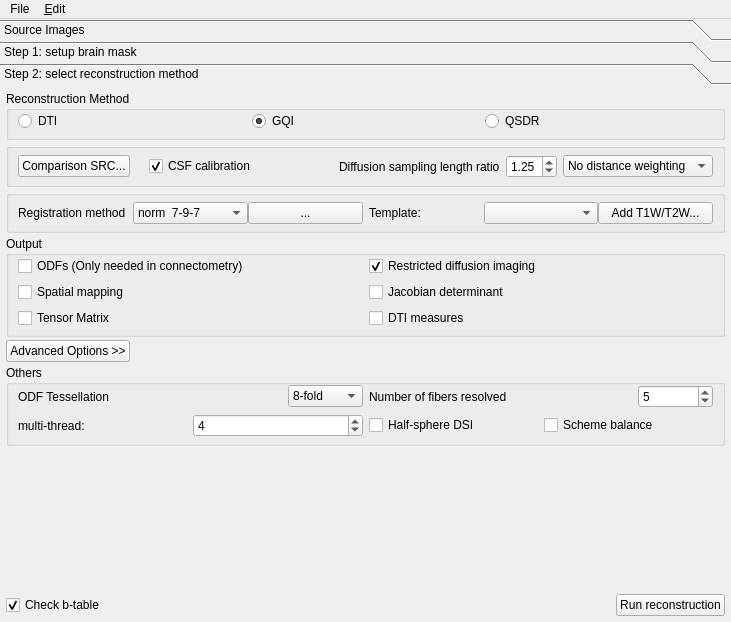
<?xml version="1.0" encoding="UTF-8"?>
<ui version="4.0">
 <class>reconstruction_window</class>
 <widget class="QMainWindow" name="reconstruction_window">
  <property name="geometry">
   <rect>
    <x>0</x>
    <y>0</y>
    <width>731</width>
    <height>622</height>
   </rect>
  </property>
  <property name="sizePolicy">
   <sizepolicy hsizetype="Preferred" vsizetype="Preferred">
    <horstretch>0</horstretch>
    <verstretch>0</verstretch>
   </sizepolicy>
  </property>
  <property name="minimumSize">
   <size>
    <width>550</width>
    <height>430</height>
   </size>
  </property>
  <property name="font">
   <font>
    <family>Arial</family>
   </font>
  </property>
  <property name="windowTitle">
   <string>Reconstruction</string>
  </property>
  <widget class="QWidget" name="centralwidget">
   <layout class="QVBoxLayout" name="verticalLayout">
    <property name="spacing">
     <number>0</number>
    </property>
    <property name="leftMargin">
     <number>0</number>
    </property>
    <property name="topMargin">
     <number>0</number>
    </property>
    <property name="rightMargin">
     <number>0</number>
    </property>
    <property name="bottomMargin">
     <number>0</number>
    </property>
    <item>
     <widget class="QToolBox" name="toolBox">
      <property name="currentIndex">
       <number>2</number>
      </property>
      <property name="tabSpacing">
       <number>0</number>
      </property>
      <widget class="QWidget" name="source_page">
       <property name="geometry">
        <rect>
         <x>0</x>
         <y>0</y>
         <width>731</width>
         <height>535</height>
        </rect>
       </property>
       <attribute name="label">
        <string>Source Images</string>
       </attribute>
       <layout class="QHBoxLayout" name="horizontalLayout_25">
        <item>
         <widget class="QSplitter" name="splitter">
          <property name="orientation">
           <enum>Qt::Horizontal</enum>
          </property>
          <widget class="QWidget" name="widget_2" native="true">
           <layout class="QVBoxLayout" name="verticalLayout_4">
            <property name="spacing">
             <number>0</number>
            </property>
            <property name="leftMargin">
             <number>0</number>
            </property>
            <property name="topMargin">
             <number>0</number>
            </property>
            <property name="rightMargin">
             <number>0</number>
            </property>
            <property name="bottomMargin">
             <number>0</number>
            </property>
            <item>
             <layout class="QVBoxLayout" name="verticalLayout_8">
              <property name="spacing">
               <number>6</number>
              </property>
              <item>
               <layout class="QHBoxLayout" name="horizontalLayout_21">
                <property name="spacing">
                 <number>0</number>
                </property>
                <item>
                 <widget class="QPushButton" name="delete_2">
                  <property name="sizePolicy">
                   <sizepolicy hsizetype="Maximum" vsizetype="Fixed">
                    <horstretch>0</horstretch>
                    <verstretch>0</verstretch>
                   </sizepolicy>
                  </property>
                  <property name="maximumSize">
                   <size>
                    <width>16777215</width>
                    <height>16777215</height>
                   </size>
                  </property>
                  <property name="text">
                   <string>Remove selected DWI</string>
                  </property>
                  <property name="icon">
                   <iconset resource="../icons.qrc">
                    <normaloff>:/icons/icons/delete.xpm</normaloff>:/icons/icons/delete.xpm</iconset>
                  </property>
                 </widget>
                </item>
                <item>
                 <widget class="QPushButton" name="motion_correction">
                  <property name="sizePolicy">
                   <sizepolicy hsizetype="Maximum" vsizetype="Fixed">
                    <horstretch>0</horstretch>
                    <verstretch>0</verstretch>
                   </sizepolicy>
                  </property>
                  <property name="maximumSize">
                   <size>
                    <width>16777215</width>
                    <height>16777215</height>
                   </size>
                  </property>
                  <property name="text">
                   <string>Motion/Eddy Correction</string>
                  </property>
                 </widget>
                </item>
                <item>
                 <spacer name="horizontalSpacer_8">
                  <property name="orientation">
                   <enum>Qt::Horizontal</enum>
                  </property>
                  <property name="sizeHint" stdset="0">
                   <size>
                    <width>40</width>
                    <height>20</height>
                   </size>
                  </property>
                 </spacer>
                </item>
               </layout>
              </item>
              <item>
               <widget class="QWidget" name="widget_3" native="true">
                <property name="minimumSize">
                 <size>
                  <width>0</width>
                  <height>0</height>
                 </size>
                </property>
                <layout class="QVBoxLayout" name="verticalLayout_11">
                 <property name="spacing">
                  <number>0</number>
                 </property>
                 <property name="leftMargin">
                  <number>0</number>
                 </property>
                 <property name="topMargin">
                  <number>0</number>
                 </property>
                 <property name="rightMargin">
                  <number>0</number>
                 </property>
                 <property name="bottomMargin">
                  <number>0</number>
                 </property>
                 <item>
                  <widget class="QSplitter" name="splitter_2">
                   <property name="orientation">
                    <enum>Qt::Vertical</enum>
                   </property>
                   <widget class="QTableWidget" name="b_table">
                    <property name="selectionMode">
                     <enum>QAbstractItemView::SingleSelection</enum>
                    </property>
                    <property name="selectionBehavior">
                     <enum>QAbstractItemView::SelectRows</enum>
                    </property>
                    <column>
                     <property name="text">
                      <string>b value</string>
                     </property>
                    </column>
                    <column>
                     <property name="text">
                      <string>bx</string>
                     </property>
                    </column>
                    <column>
                     <property name="text">
                      <string>by</string>
                     </property>
                    </column>
                    <column>
                     <property name="text">
                      <string>bz</string>
                     </property>
                    </column>
                   </widget>
                   <widget class="QTextBrowser" name="report">
                    <property name="sizePolicy">
                     <sizepolicy hsizetype="Preferred" vsizetype="Preferred">
                      <horstretch>0</horstretch>
                      <verstretch>0</verstretch>
                     </sizepolicy>
                    </property>
                   </widget>
                  </widget>
                 </item>
                </layout>
               </widget>
              </item>
             </layout>
            </item>
           </layout>
          </widget>
          <widget class="QWidget" name="source_widget" native="true">
           <layout class="QVBoxLayout" name="verticalLayout_6">
            <property name="spacing">
             <number>0</number>
            </property>
            <property name="leftMargin">
             <number>0</number>
            </property>
            <property name="topMargin">
             <number>0</number>
            </property>
            <property name="rightMargin">
             <number>0</number>
            </property>
            <property name="bottomMargin">
             <number>0</number>
            </property>
            <item>
             <layout class="QHBoxLayout" name="horizontalLayout_11">
              <property name="spacing">
               <number>0</number>
              </property>
              <item>
               <widget class="QPushButton" name="zoom_in">
                <property name="minimumSize">
                 <size>
                  <width>24</width>
                  <height>0</height>
                 </size>
                </property>
                <property name="text">
                 <string/>
                </property>
                <property name="icon">
                 <iconset resource="../icons.qrc">
                  <normaloff>:/icons/icons/up.xpm</normaloff>:/icons/icons/up.xpm</iconset>
                </property>
               </widget>
              </item>
              <item>
               <widget class="QPushButton" name="zoom_out">
                <property name="minimumSize">
                 <size>
                  <width>24</width>
                  <height>0</height>
                 </size>
                </property>
                <property name="text">
                 <string/>
                </property>
                <property name="icon">
                 <iconset resource="../icons.qrc">
                  <normaloff>:/icons/icons/down.xpm</normaloff>:/icons/icons/down.xpm</iconset>
                </property>
               </widget>
              </item>
              <item>
               <spacer name="horizontalSpacer_4">
                <property name="orientation">
                 <enum>Qt::Horizontal</enum>
                </property>
                <property name="sizeHint" stdset="0">
                 <size>
                  <width>40</width>
                  <height>20</height>
                 </size>
                </property>
               </spacer>
              </item>
              <item>
               <widget class="QLabel" name="label_13">
                <property name="text">
                 <string>min</string>
                </property>
               </widget>
              </item>
              <item>
               <widget class="QDoubleSpinBox" name="min_value"/>
              </item>
              <item>
               <widget class="QDoubleSpinBox" name="max_value"/>
              </item>
              <item>
               <widget class="QLabel" name="label_14">
                <property name="text">
                 <string>max</string>
                </property>
               </widget>
              </item>
             </layout>
            </item>
            <item>
             <widget class="QGraphicsView" name="view_source"/>
            </item>
            <item>
             <widget class="QSlider" name="z_pos">
              <property name="orientation">
               <enum>Qt::Horizontal</enum>
              </property>
             </widget>
            </item>
           </layout>
          </widget>
         </widget>
        </item>
       </layout>
      </widget>
      <widget class="QWidget" name="page_3">
       <property name="geometry">
        <rect>
         <x>0</x>
         <y>0</y>
         <width>731</width>
         <height>535</height>
        </rect>
       </property>
       <attribute name="label">
        <string>Step 1: setup brain mask</string>
       </attribute>
       <layout class="QGridLayout" name="gridLayout_2">
        <item row="0" column="0">
         <layout class="QVBoxLayout" name="verticalLayout_5">
          <item>
           <layout class="QVBoxLayout" name="verticalLayout_3">
            <item>
             <layout class="QGridLayout" name="gridLayout">
              <property name="spacing">
               <number>0</number>
              </property>
              <item row="0" column="3">
               <widget class="QPushButton" name="dilation">
                <property name="text">
                 <string>Dilation</string>
                </property>
               </widget>
              </item>
              <item row="0" column="8">
               <spacer name="horizontalSpacer_2">
                <property name="orientation">
                 <enum>Qt::Horizontal</enum>
                </property>
                <property name="sizeHint" stdset="0">
                 <size>
                  <width>40</width>
                  <height>20</height>
                 </size>
                </property>
               </spacer>
              </item>
              <item row="0" column="0">
               <widget class="QPushButton" name="load_mask">
                <property name="text">
                 <string>Open...</string>
                </property>
                <property name="icon">
                 <iconset resource="../icons.qrc">
                  <normaloff>:/icons/icons/open.xpm</normaloff>:/icons/icons/open.xpm</iconset>
                </property>
               </widget>
              </item>
              <item row="0" column="2">
               <widget class="QPushButton" name="thresholding">
                <property name="text">
                 <string>Thresholding</string>
                </property>
               </widget>
              </item>
              <item row="1" column="1">
               <widget class="QPushButton" name="defragment">
                <property name="text">
                 <string>Defragment</string>
                </property>
               </widget>
              </item>
              <item row="1" column="2">
               <widget class="QPushButton" name="remove_background">
                <property name="text">
                 <string>Remove background</string>
                </property>
               </widget>
              </item>
              <item row="0" column="1">
               <widget class="QPushButton" name="smoothing">
                <property name="text">
                 <string>Smoothing</string>
                </property>
               </widget>
              </item>
              <item row="1" column="0">
               <widget class="QPushButton" name="save_mask">
                <property name="text">
                 <string>Save...</string>
                </property>
                <property name="icon">
                 <iconset resource="../icons.qrc">
                  <normaloff>:/icons/icons/save.xpm</normaloff>:/icons/icons/save.xpm</iconset>
                </property>
               </widget>
              </item>
              <item row="1" column="3">
               <widget class="QPushButton" name="erosion">
                <property name="text">
                 <string>Erosion</string>
                </property>
               </widget>
              </item>
              <item row="0" column="4">
               <widget class="QPushButton" name="negate">
                <property name="text">
                 <string>Negate</string>
                </property>
               </widget>
              </item>
             </layout>
            </item>
            <item>
             <widget class="QGraphicsView" name="graphicsView"/>
            </item>
            <item>
             <widget class="QSlider" name="SlicePos">
              <property name="orientation">
               <enum>Qt::Horizontal</enum>
              </property>
             </widget>
            </item>
           </layout>
          </item>
         </layout>
        </item>
       </layout>
      </widget>
      <widget class="QWidget" name="page">
       <property name="geometry">
        <rect>
         <x>0</x>
         <y>0</y>
         <width>731</width>
         <height>535</height>
        </rect>
       </property>
       <property name="minimumSize">
        <size>
         <width>0</width>
         <height>0</height>
        </size>
       </property>
       <attribute name="label">
        <string>Step 2: select reconstruction method</string>
       </attribute>
       <layout class="QVBoxLayout" name="verticalLayout_2">
        <property name="spacing">
         <number>3</number>
        </property>
        <property name="leftMargin">
         <number>6</number>
        </property>
        <property name="topMargin">
         <number>6</number>
        </property>
        <property name="rightMargin">
         <number>6</number>
        </property>
        <property name="bottomMargin">
         <number>6</number>
        </property>
        <item>
         <widget class="QGroupBox" name="groupBox">
          <property name="title">
           <string>Reconstruction Method</string>
          </property>
          <layout class="QHBoxLayout" name="horizontalLayout_2">
           <property name="topMargin">
            <number>0</number>
           </property>
           <property name="bottomMargin">
            <number>6</number>
           </property>
           <item>
            <widget class="QRadioButton" name="DTI">
             <property name="text">
              <string>DTI</string>
             </property>
             <property name="checked">
              <bool>false</bool>
             </property>
            </widget>
           </item>
           <item>
            <widget class="QRadioButton" name="GQI">
             <property name="text">
              <string>GQI</string>
             </property>
             <property name="checked">
              <bool>true</bool>
             </property>
            </widget>
           </item>
           <item>
            <widget class="QRadioButton" name="QSDR">
             <property name="enabled">
              <bool>true</bool>
             </property>
             <property name="text">
              <string>QSDR</string>
             </property>
            </widget>
           </item>
          </layout>
         </widget>
        </item>
        <item>
         <widget class="QGroupBox" name="GQIOption_2">
          <layout class="QHBoxLayout" name="GQIOption">
           <property name="topMargin">
            <number>6</number>
           </property>
           <property name="bottomMargin">
            <number>6</number>
           </property>
           <item>
            <widget class="QPushButton" name="open_ddi_study_src">
             <property name="text">
              <string>Comparison SRC...</string>
             </property>
            </widget>
           </item>
           <item>
            <widget class="QLabel" name="ddi_file">
             <property name="text">
              <string/>
             </property>
            </widget>
           </item>
           <item>
            <widget class="QCheckBox" name="csf_calibration">
             <property name="text">
              <string>CSF calibration</string>
             </property>
             <property name="checked">
              <bool>true</bool>
             </property>
            </widget>
           </item>
           <item>
            <spacer name="horizontalSpacer_9">
             <property name="orientation">
              <enum>Qt::Horizontal</enum>
             </property>
             <property name="sizeHint" stdset="0">
              <size>
               <width>40</width>
               <height>20</height>
              </size>
             </property>
            </spacer>
           </item>
           <item>
            <widget class="QLabel" name="label_7">
             <property name="text">
              <string>Diffusion sampling length ratio</string>
             </property>
            </widget>
           </item>
           <item>
            <widget class="QDoubleSpinBox" name="diffusion_sampling">
             <property name="maximumSize">
              <size>
               <width>75</width>
               <height>16777215</height>
              </size>
             </property>
             <property name="decimals">
              <number>2</number>
             </property>
             <property name="minimum">
              <double>0.050000000000000</double>
             </property>
             <property name="maximum">
              <double>3.000000000000000</double>
             </property>
             <property name="singleStep">
              <double>0.050000000000000</double>
             </property>
             <property name="value">
              <double>1.250000000000000</double>
             </property>
            </widget>
           </item>
           <item>
            <widget class="QComboBox" name="ODFDef">
             <property name="maximumSize">
              <size>
               <width>150</width>
               <height>16777215</height>
              </size>
             </property>
             <item>
              <property name="text">
               <string>No distance weighting</string>
              </property>
             </item>
             <item>
              <property name="text">
               <string>r-squared weighted</string>
              </property>
             </item>
            </widget>
           </item>
          </layout>
         </widget>
        </item>
        <item>
         <widget class="QGroupBox" name="ResolutionBox">
          <property name="title">
           <string/>
          </property>
          <layout class="QHBoxLayout" name="horizontalLayout_7">
           <property name="topMargin">
            <number>6</number>
           </property>
           <property name="bottomMargin">
            <number>6</number>
           </property>
           <item>
            <layout class="QHBoxLayout" name="horizontalLayout_10">
             <property name="spacing">
              <number>0</number>
             </property>
             <item>
              <widget class="QLabel" name="label_15">
               <property name="text">
                <string>Registration method</string>
               </property>
              </widget>
             </item>
             <item>
              <widget class="QComboBox" name="reg_method">
               <property name="sizePolicy">
                <sizepolicy hsizetype="Preferred" vsizetype="Preferred">
                 <horstretch>0</horstretch>
                 <verstretch>0</verstretch>
                </sizepolicy>
               </property>
               <item>
                <property name="text">
                 <string>norm  7-9-7</string>
                </property>
               </item>
               <item>
                <property name="text">
                 <string>norm 14-18-14</string>
                </property>
               </item>
               <item>
                <property name="text">
                 <string>norm 21-27-21</string>
                </property>
               </item>
               <item>
                <property name="text">
                 <string>CDM</string>
                </property>
               </item>
               <item>
                <property name="text">
                 <string>T1W-CDM</string>
                </property>
               </item>
              </widget>
             </item>
             <item>
              <widget class="QPushButton" name="manual_reg">
               <property name="sizePolicy">
                <sizepolicy hsizetype="Minimum" vsizetype="Fixed">
                 <horstretch>0</horstretch>
                 <verstretch>0</verstretch>
                </sizepolicy>
               </property>
               <property name="minimumSize">
                <size>
                 <width>0</width>
                 <height>0</height>
                </size>
               </property>
               <property name="maximumSize">
                <size>
                 <width>16777215</width>
                 <height>16777215</height>
                </size>
               </property>
               <property name="text">
                <string>...</string>
               </property>
              </widget>
             </item>
            </layout>
           </item>
           <item>
            <layout class="QHBoxLayout" name="horizontalLayout_8">
             <property name="spacing">
              <number>0</number>
             </property>
             <item>
              <widget class="QLabel" name="label_8">
               <property name="text">
                <string>Template:</string>
               </property>
              </widget>
             </item>
             <item>
              <widget class="QComboBox" name="template_box"/>
             </item>
             <item>
              <widget class="QPushButton" name="add_t1t2">
               <property name="sizePolicy">
                <sizepolicy hsizetype="Minimum" vsizetype="Fixed">
                 <horstretch>0</horstretch>
                 <verstretch>0</verstretch>
                </sizepolicy>
               </property>
               <property name="text">
                <string>Add T1W/T2W...</string>
               </property>
              </widget>
             </item>
            </layout>
           </item>
          </layout>
         </widget>
        </item>
        <item>
         <widget class="QGroupBox" name="Output">
          <property name="title">
           <string>Output</string>
          </property>
          <layout class="QGridLayout" name="gridLayout_3">
           <property name="topMargin">
            <number>0</number>
           </property>
           <property name="bottomMargin">
            <number>6</number>
           </property>
           <item row="4" column="0">
            <widget class="QCheckBox" name="output_tensor">
             <property name="text">
              <string>Tensor Matrix</string>
             </property>
            </widget>
           </item>
           <item row="1" column="1">
            <widget class="QCheckBox" name="rdi">
             <property name="text">
              <string>Restricted diffusion imaging</string>
             </property>
             <property name="checked">
              <bool>true</bool>
             </property>
            </widget>
           </item>
           <item row="3" column="0">
            <widget class="QCheckBox" name="output_mapping">
             <property name="text">
              <string>Spatial mapping</string>
             </property>
            </widget>
           </item>
           <item row="1" column="0">
            <widget class="QCheckBox" name="RecordODF">
             <property name="text">
              <string>ODFs (Only needed in connectometry)</string>
             </property>
            </widget>
           </item>
           <item row="3" column="1">
            <widget class="QCheckBox" name="output_jacobian">
             <property name="text">
              <string>Jacobian determinant</string>
             </property>
            </widget>
           </item>
           <item row="4" column="1">
            <widget class="QCheckBox" name="output_diffusivity">
             <property name="text">
              <string>DTI measures</string>
             </property>
            </widget>
           </item>
          </layout>
         </widget>
        </item>
        <item>
         <layout class="QHBoxLayout" name="horizontalLayout_19">
          <item>
           <widget class="QPushButton" name="AdvancedOptions">
            <property name="text">
             <string>Advanced Options &gt;&gt;</string>
            </property>
           </widget>
          </item>
          <item>
           <spacer name="horizontalSpacer_6">
            <property name="orientation">
             <enum>Qt::Horizontal</enum>
            </property>
            <property name="sizeHint" stdset="0">
             <size>
              <width>40</width>
              <height>20</height>
             </size>
            </property>
           </spacer>
          </item>
         </layout>
        </item>
        <item>
         <widget class="QWidget" name="AdvancedWidget" native="true">
          <property name="sizePolicy">
           <sizepolicy hsizetype="Preferred" vsizetype="Minimum">
            <horstretch>0</horstretch>
            <verstretch>0</verstretch>
           </sizepolicy>
          </property>
          <layout class="QVBoxLayout" name="verticalLayout_7">
           <property name="spacing">
            <number>0</number>
           </property>
           <property name="leftMargin">
            <number>0</number>
           </property>
           <property name="topMargin">
            <number>0</number>
           </property>
           <property name="rightMargin">
            <number>0</number>
           </property>
           <property name="bottomMargin">
            <number>0</number>
           </property>
           <item>
            <widget class="QGroupBox" name="ODFOption">
             <property name="title">
              <string>Others</string>
             </property>
             <layout class="QVBoxLayout" name="verticalLayout_9">
              <property name="topMargin">
               <number>0</number>
              </property>
              <property name="bottomMargin">
               <number>6</number>
              </property>
              <item>
               <layout class="QHBoxLayout" name="horizontalLayout_17">
                <property name="rightMargin">
                 <number>0</number>
                </property>
                <item>
                 <layout class="QHBoxLayout" name="horizontalLayout_3">
                  <item>
                   <widget class="QLabel" name="label_2">
                    <property name="text">
                     <string>ODF Tessellation</string>
                    </property>
                   </widget>
                  </item>
                  <item>
                   <widget class="QComboBox" name="ODFDim">
                    <property name="maximumSize">
                     <size>
                      <width>75</width>
                      <height>16777215</height>
                     </size>
                    </property>
                    <property name="currentIndex">
                     <number>3</number>
                    </property>
                    <item>
                     <property name="text">
                      <string>4-fold</string>
                     </property>
                    </item>
                    <item>
                     <property name="text">
                      <string>5-fold</string>
                     </property>
                    </item>
                    <item>
                     <property name="text">
                      <string>6-fold</string>
                     </property>
                    </item>
                    <item>
                     <property name="text">
                      <string>8-fold</string>
                     </property>
                    </item>
                    <item>
                     <property name="text">
                      <string>10-fold</string>
                     </property>
                    </item>
                    <item>
                     <property name="text">
                      <string>12-fold</string>
                     </property>
                    </item>
                    <item>
                     <property name="text">
                      <string>16-fold</string>
                     </property>
                    </item>
                    <item>
                     <property name="text">
                      <string>20-fold</string>
                     </property>
                    </item>
                   </widget>
                  </item>
                 </layout>
                </item>
                <item>
                 <layout class="QHBoxLayout" name="horizontalLayout_6">
                  <item>
                   <widget class="QLabel" name="label_3">
                    <property name="text">
                     <string>Number of fibers resolved</string>
                    </property>
                   </widget>
                  </item>
                  <item>
                   <widget class="QSpinBox" name="NumOfFibers">
                    <property name="maximumSize">
                     <size>
                      <width>75</width>
                      <height>16777215</height>
                     </size>
                    </property>
                    <property name="minimum">
                     <number>1</number>
                    </property>
                    <property name="maximum">
                     <number>10</number>
                    </property>
                    <property name="value">
                     <number>5</number>
                    </property>
                   </widget>
                  </item>
                 </layout>
                </item>
               </layout>
              </item>
              <item>
               <layout class="QHBoxLayout" name="horizontalLayout_18">
                <property name="bottomMargin">
                 <number>0</number>
                </property>
                <item>
                 <widget class="QLabel" name="label_9">
                  <property name="text">
                   <string>multi-thread:</string>
                  </property>
                 </widget>
                </item>
                <item>
                 <widget class="QSpinBox" name="ThreadCount">
                  <property name="minimum">
                   <number>1</number>
                  </property>
                  <property name="maximum">
                   <number>128</number>
                  </property>
                  <property name="value">
                   <number>4</number>
                  </property>
                 </widget>
                </item>
                <item>
                 <widget class="QCheckBox" name="half_sphere">
                  <property name="text">
                   <string>Half-sphere DSI</string>
                  </property>
                 </widget>
                </item>
                <item>
                 <widget class="QCheckBox" name="scheme_balance">
                  <property name="text">
                   <string>Scheme balance</string>
                  </property>
                 </widget>
                </item>
               </layout>
              </item>
             </layout>
            </widget>
           </item>
          </layout>
         </widget>
        </item>
        <item>
         <spacer name="verticalSpacer">
          <property name="orientation">
           <enum>Qt::Vertical</enum>
          </property>
          <property name="sizeType">
           <enum>QSizePolicy::Expanding</enum>
          </property>
          <property name="sizeHint" stdset="0">
           <size>
            <width>20</width>
            <height>40</height>
           </size>
          </property>
         </spacer>
        </item>
        <item>
         <widget class="QWidget" name="widget" native="true">
          <property name="sizePolicy">
           <sizepolicy hsizetype="Preferred" vsizetype="Maximum">
            <horstretch>0</horstretch>
            <verstretch>0</verstretch>
           </sizepolicy>
          </property>
          <layout class="QHBoxLayout" name="horizontalLayout_20">
           <property name="spacing">
            <number>0</number>
           </property>
           <property name="leftMargin">
            <number>0</number>
           </property>
           <property name="topMargin">
            <number>0</number>
           </property>
           <property name="rightMargin">
            <number>0</number>
           </property>
           <property name="bottomMargin">
            <number>0</number>
           </property>
           <item>
            <widget class="QCheckBox" name="check_btable">
             <property name="text">
              <string>Check b-table</string>
             </property>
             <property name="checked">
              <bool>true</bool>
             </property>
            </widget>
           </item>
           <item>
            <spacer name="horizontalSpacer">
             <property name="orientation">
              <enum>Qt::Horizontal</enum>
             </property>
             <property name="sizeHint" stdset="0">
              <size>
               <width>40</width>
               <height>20</height>
              </size>
             </property>
            </spacer>
           </item>
           <item>
            <widget class="QPushButton" name="doDTI">
             <property name="sizePolicy">
              <sizepolicy hsizetype="Preferred" vsizetype="Maximum">
               <horstretch>0</horstretch>
               <verstretch>0</verstretch>
              </sizepolicy>
             </property>
             <property name="maximumSize">
              <size>
               <width>16777215</width>
               <height>16777215</height>
              </size>
             </property>
             <property name="text">
              <string>Run reconstruction</string>
             </property>
            </widget>
           </item>
          </layout>
         </widget>
        </item>
       </layout>
      </widget>
     </widget>
    </item>
   </layout>
  </widget>
  <widget class="QMenuBar" name="menuBar">
   <property name="geometry">
    <rect>
     <x>0</x>
     <y>0</y>
     <width>731</width>
     <height>21</height>
    </rect>
   </property>
   <widget class="QMenu" name="menuFile">
    <property name="title">
     <string>File</string>
    </property>
    <addaction name="actionSave_4D_nifti"/>
    <addaction name="actionSave_b0"/>
    <addaction name="actionSave_b_table"/>
    <addaction name="actionSave_bvals"/>
    <addaction name="actionSave_bvecs"/>
   </widget>
   <widget class="QMenu" name="menu_Edit">
    <property name="title">
     <string>&amp;Edit</string>
    </property>
    <addaction name="actionFlip_x"/>
    <addaction name="actionFlip_y"/>
    <addaction name="actionFlip_z"/>
    <addaction name="separator"/>
    <addaction name="actionFlip_xy"/>
    <addaction name="actionFlip_xz"/>
    <addaction name="actionFlip_yz"/>
    <addaction name="separator"/>
    <addaction name="actionRotate_to_MNI"/>
    <addaction name="actionRotate"/>
    <addaction name="actionTrim_image"/>
    <addaction name="actionManual_Rotation"/>
    <addaction name="actionReplace_b0_by_T2W_image"/>
    <addaction name="actionCorrect_AP_PA_scans"/>
    <addaction name="separator"/>
    <addaction name="actionEnable_TEST_features"/>
    <addaction name="actionImage_upsample_to_T1W_TESTING"/>
   </widget>
   <addaction name="menuFile"/>
   <addaction name="menu_Edit"/>
  </widget>
  <action name="actionSave_4D_nifti">
   <property name="icon">
    <iconset resource="../icons.qrc">
     <normaloff>:/icons/icons/save.xpm</normaloff>:/icons/icons/save.xpm</iconset>
   </property>
   <property name="text">
    <string>Save 4D nifti...</string>
   </property>
  </action>
  <action name="actionSave_b_table">
   <property name="icon">
    <iconset resource="../icons.qrc">
     <normaloff>:/icons/icons/save.xpm</normaloff>:/icons/icons/save.xpm</iconset>
   </property>
   <property name="text">
    <string>Save b-table...</string>
   </property>
  </action>
  <action name="actionSave_bvals">
   <property name="icon">
    <iconset resource="../icons.qrc">
     <normaloff>:/icons/icons/save.xpm</normaloff>:/icons/icons/save.xpm</iconset>
   </property>
   <property name="text">
    <string>Save bvals...</string>
   </property>
  </action>
  <action name="actionSave_bvecs">
   <property name="icon">
    <iconset resource="../icons.qrc">
     <normaloff>:/icons/icons/save.xpm</normaloff>:/icons/icons/save.xpm</iconset>
   </property>
   <property name="text">
    <string>Save bvecs...</string>
   </property>
  </action>
  <action name="actionFlip_x">
   <property name="text">
    <string>Image flip x</string>
   </property>
  </action>
  <action name="actionFlip_y">
   <property name="text">
    <string>Image flip y</string>
   </property>
  </action>
  <action name="actionFlip_z">
   <property name="text">
    <string>Image flip z</string>
   </property>
  </action>
  <action name="actionFlip_xy">
   <property name="text">
    <string>Image swap x y</string>
   </property>
  </action>
  <action name="actionFlip_xz">
   <property name="text">
    <string>Image swap x z</string>
   </property>
  </action>
  <action name="actionFlip_yz">
   <property name="text">
    <string>Image swap y z</string>
   </property>
  </action>
  <action name="actionRotate">
   <property name="text">
    <string>Image register to T1w/T2w...</string>
   </property>
  </action>
  <action name="actionTrim_image">
   <property name="text">
    <string>Trim Image</string>
   </property>
  </action>
  <action name="actionManual_Rotation">
   <property name="text">
    <string>Manual Rotation...</string>
   </property>
  </action>
  <action name="actionReplace_b0_by_T2W_image">
   <property name="text">
    <string>Replace b0 by T2W image...</string>
   </property>
  </action>
  <action name="actionCorrect_AP_PA_scans">
   <property name="text">
    <string>Correct AP-PA scans...</string>
   </property>
  </action>
  <action name="actionSave_b0">
   <property name="icon">
    <iconset resource="../icons.qrc">
     <normaloff>:/icons/icons/save.xpm</normaloff>:/icons/icons/save.xpm</iconset>
   </property>
   <property name="text">
    <string>Save b0...</string>
   </property>
  </action>
  <action name="actionEnable_TEST_features">
   <property name="text">
    <string>Enable TEST features</string>
   </property>
  </action>
  <action name="actionImage_upsample_to_T1W_TESTING">
   <property name="text">
    <string>Image upsample to T1W (TESTING)...</string>
   </property>
  </action>
  <action name="actionRotate_to_MNI">
   <property name="text">
    <string>Rotate to MNI...</string>
   </property>
  </action>
 </widget>
 <resources>
  <include location="../icons.qrc"/>
 </resources>
 <connections/>
</ui>
